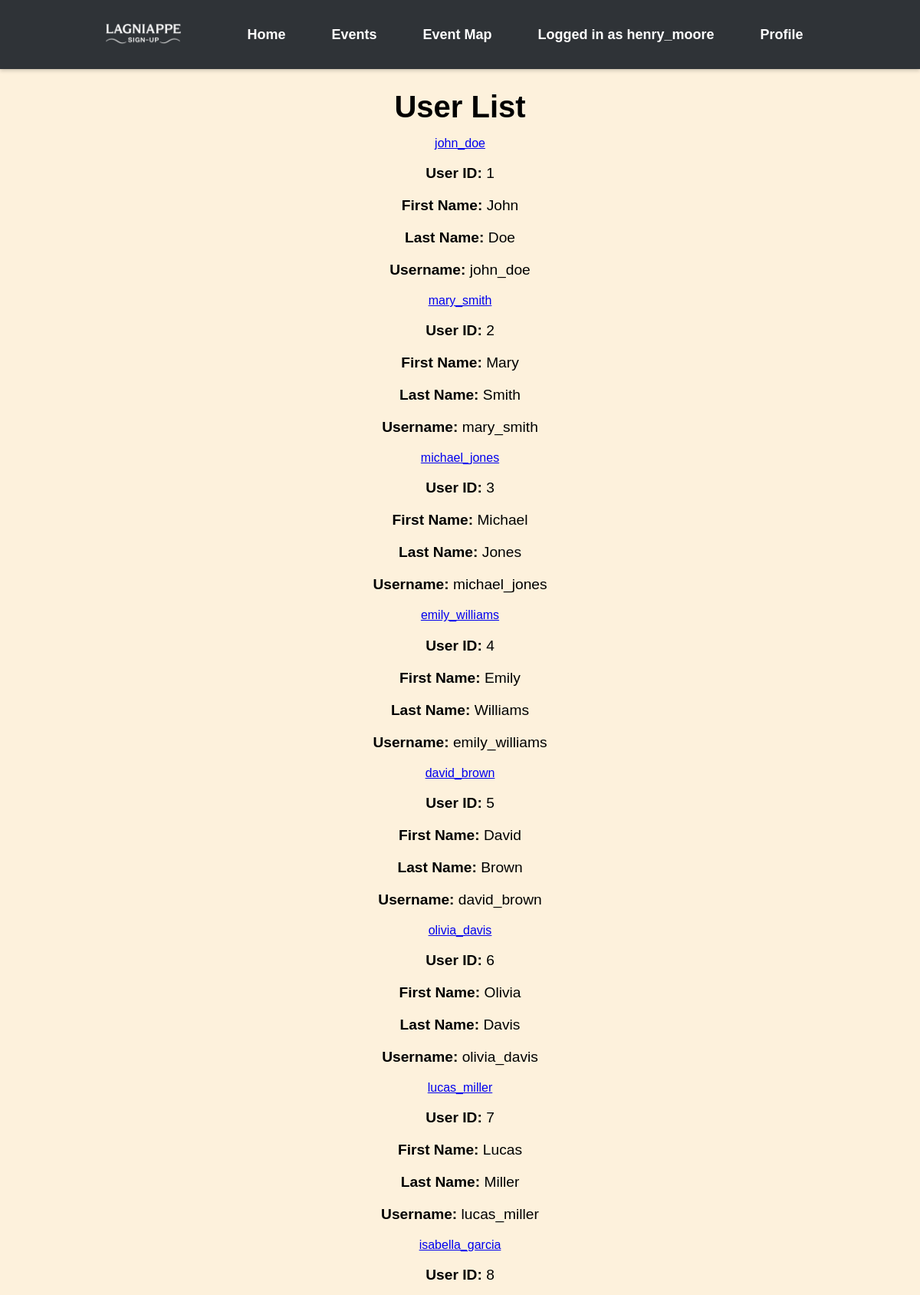
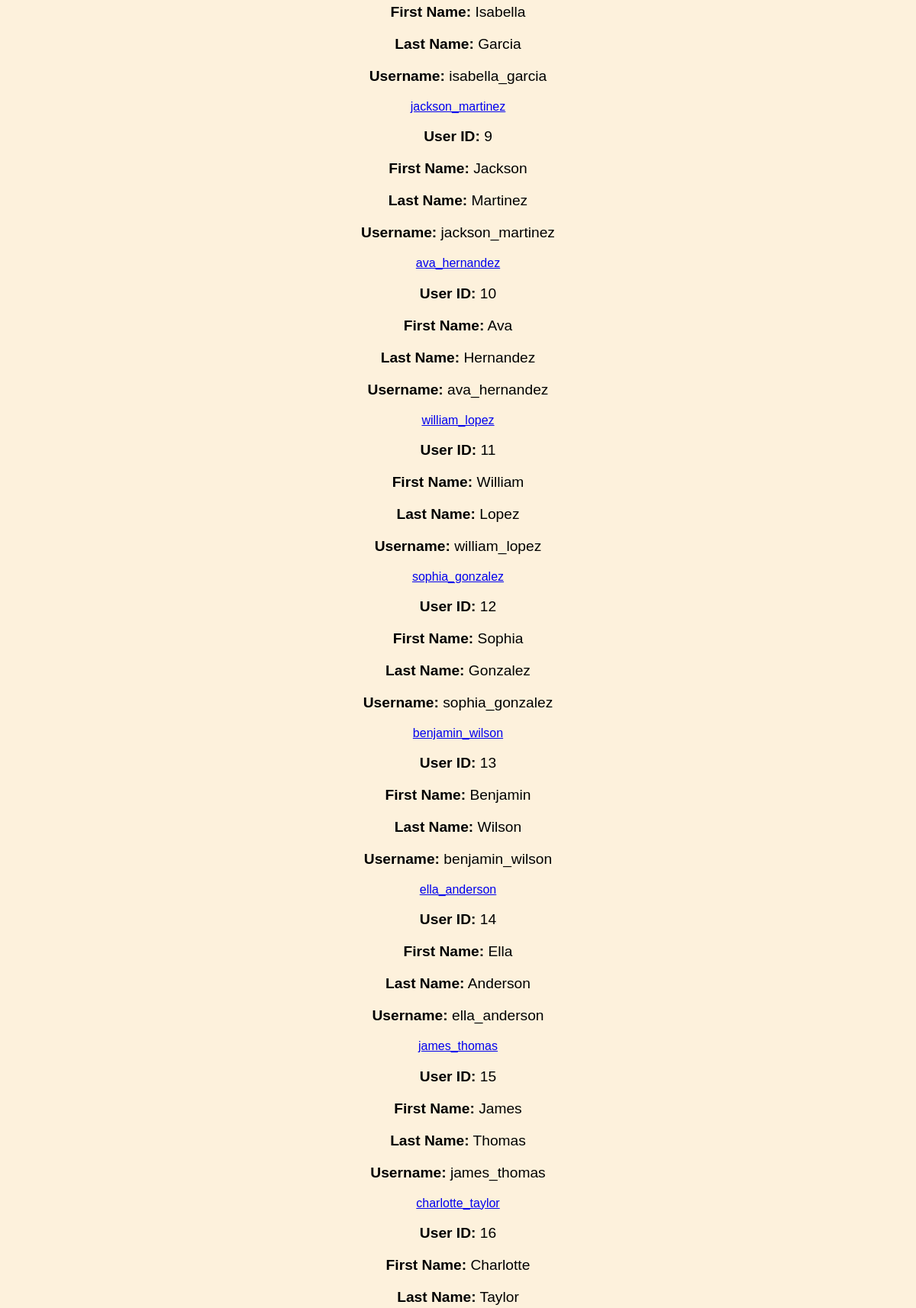
/userlist (signed in, upper part), run on the app's committed database (2 pictures, top to bottom).
### events/models.py (models this page shows)
class Users(AbstractUser): # AbstractUser comes with a whole bunch of attributes
    UserID = models.AutoField(("userID"), primary_key=True) # autofield automatically increments an int as a new row is created
    groups = models.ManyToManyField(
        'auth.Group',
        related_name='event_users',  # Custom related_name for reverse accessor
        blank=True
    )
    user_permissions = models.ManyToManyField(
        'auth.Permission',
        related_name='event_user_permissions',  # Custom related_name for reverse accessor
        blank=True
    )

### lagniappe_signup/views.py (the view)
# urls.py: path('userlist', views.list_users.as_view(), name="user-list"),
class list_users(ListView):
    model = Users
    template_name = "user_list.html"
    context_object_name = "User"
    paginate = 20

### templates/user_list.html (shortened to what this page needs)
{% extends "base.html" %}
{% block content %}
  <h1>User List</h1>
  {% if User %}
    <ul style="list-style-type: none; padding-left: 0;">
      {% for us in User %}
        <li>
          <a href="{% url 'user-detail' us.UserID %}">{{ us.username }}</a>
          <p><strong>User ID:</strong> {{ us.UserID }}</p>
          <p><strong>First Name:</strong> {{ us.first_name }}</p>
          <p><strong>Last Name:</strong> {{ us.last_name }}</p>
          <p><strong>Username:</strong> {{ us.username }}</p>
        </li>
      {% endfor %}
    </ul>
  {% else %}
    <p>No users available.</p>
  {% endif %}
{% endblock %}

### templates/headBanner.html (shortened to what this page needs)
{% load static %}
<!DOCTYPE html>
<html lang="en">
<head>
    <link rel="stylesheet" href="{% static 'css/style.css' %}">
</head>
<body>
    <nav class="top-banner" style="height: 60px; width: 100%; background-color: #2f3337;">
        <div class="nav-container" style="
            display: flex;
            align-items: center;
            height: 100%;
            padding: 0 20px 0 0;  /* ✅ No left padding */
            box-sizing: border-box;
        ">
            <div class="nav-logo" style="
                margin-left: 0;
                margin-right: 60px;
                display: flex;
                align-items: center;
                padding-left: 10px;  /* ✅ Small padding to prevent touching the edge */
            ">
                <img src="{% static 'images/LSU_white.png' %}"
                     alt="Lagniappe Logo"
                     style="height: 120px; width: auto;">
            </div>
            <ul class="nav-links" style="
                display: flex;
                gap: 30px;
                list-style: none;
                padding: 0;
                margin: 0;
            ">
                <li><a href="{% url 'home' %}">Home</a></li>
                <li><a href="{% url 'event-list' %}">Events</a></li>
                <li><a href="{% url 'map' %}">Event Map</a></li>
                {% if user.is_authenticated %}
                    <li><a>Logged in as {{ user.username }}</a></li>
                    <li><a href="{% url 'profile' user.UserID %}">Profile</a></li>
                {% else %}
                    <li><a href="{% url 'signin' %}">Sign In</a></li>
                {% endif %}
            </ul>
        </div>
    </nav>
</body>
</html>

### static/css/style.css (style rules this page uses)
body { background-color: #fdf1dc; font-family: Arial, sans-serif; text-align: center; }
h1 { font-size: 2.5rem; font-weight: bold; margin-bottom: 10px; }
p { font-size: 1.2rem; margin-bottom: 20px; }
.top-banner { background-color: #343a40; padding: 15px 0; text-align: center; box-shadow: 0 2px 5px rgba(0, 0, 0, 0.2); }
.nav-container { display: flex; justify-content: center; align-items: center; }
.nav-links { list-style: none; padding: 0; margin: 0; display: flex; }
.nav-links li { margin: 0 15px; }
.nav-links li a { text-decoration: none; color: white; font-size: 18px; font-weight: bold; transition: color 0.3s ease; }

### templates/headBanner.html (style rules this page uses)
html, body { margin: 0; padding: 0; }

### data on the page
Users: username "henry_moore"
Users: username "john_doe", UserID "1", first_name "John", last_name "Doe"
Users: username "mary_smith", UserID "2", first_name "Mary", last_name "Smith"
Users: username "michael_jones", UserID "3", first_name "Michael", last_name "Jones"
Users: username "emily_williams", UserID "4", first_name "Emily", last_name "Williams"
Users: username "david_brown", UserID "5", first_name "David", last_name "Brown"
Users: username "olivia_davis", UserID "6", first_name "Olivia", last_name "Davis"
Users: username "lucas_miller", UserID "7", first_name "Lucas", last_name "Miller"
Users: username "isabella_garcia", UserID "8", first_name "Isabella", last_name "Garcia"
Users: username "jackson_martinez", UserID "9", first_name "Jackson", last_name "Martinez"
Users: username "ava_hernandez", UserID "10", first_name "Ava", last_name "Hernandez"
Users: username "william_lopez", UserID "11", first_name "William", last_name "Lopez"
Users: username "sophia_gonzalez", UserID "12", first_name "Sophia", last_name "Gonzalez"
Users: username "benjamin_wilson", UserID "13", first_name "Benjamin", last_name "Wilson"
Users: username "ella_anderson", UserID "14", first_name "Ella", last_name "Anderson"
Users: username "james_thomas", UserID "15", first_name "James", last_name "Thomas"
Users: username "charlotte_taylor", UserID "16", first_name "Charlotte", last_name "Taylor"
